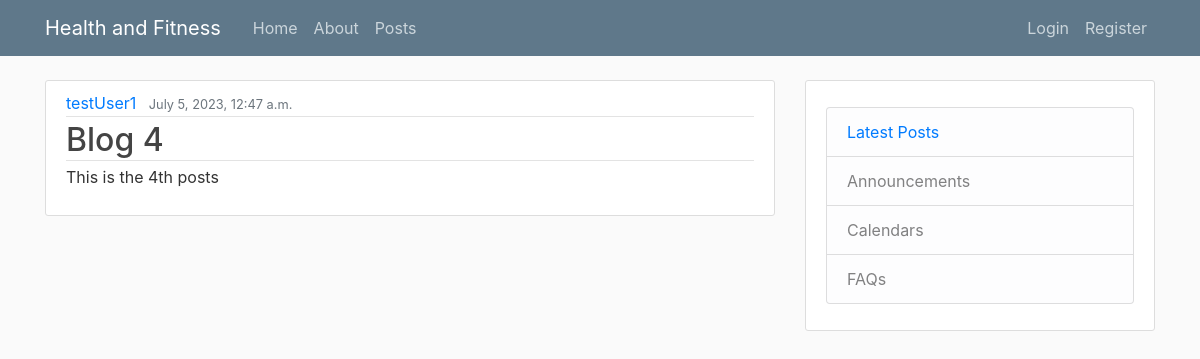
The app's page /posts/4/ with its own data.
### blog/models.py (models this page shows, shortened)
class Post(models.Model):
    title = models.CharField(max_length=20)
    content = models.TextField()
    author = models.ForeignKey(User, on_delete=models.CASCADE)
    date=models.DateTimeField(default=timezone.now)

### blog/views.py (the view)
# urls.py: path('posts/<int:pk>/',PostDetailView.as_view(),name="posts-detail"),
class PostDetailView(DetailView):
    model=Post

### blog/templates/blog/Post_detail.html (shortened to what this page needs)
{% extends "blog/base.html" %}
{% block content%}
<article class="media content-section">
    <div class="media-body">
      <div class="article-metadata">
        <a class="mr-2" href="">{{object.author}}</a>
        <small class="text-muted">{{object.date}}</small>
      </div>
      <h2 class="article-metadata" class=" "href="#">{{ object.title }}</h2>
      <p class="article-content">{{ object.content }}</p>
    </div>
  </article>
{% endblock content%}

### blog/static/blog/main.css (style rules this page uses)
body { background: #fafafa; color: #333333; margin-top: 5rem; }
h1, h2, h3, h4, h5, h6 { color: #444444; }
.content-section { background: #ffffff; padding: 10px 20px; border: 1px solid #dddddd; border-radius: 3px; margin-bottom: 20px; }
.article-content { white-space: pre-line; }
.article-metadata { padding-bottom: 1px; margin-bottom: 4px; border-bottom: 1px solid #e3e3e3 }

### records on screen
Post: author "testUser1", date "July 5, 2023, 12:47 a.m.", title "Blog 4", content "This is the 4th posts"
